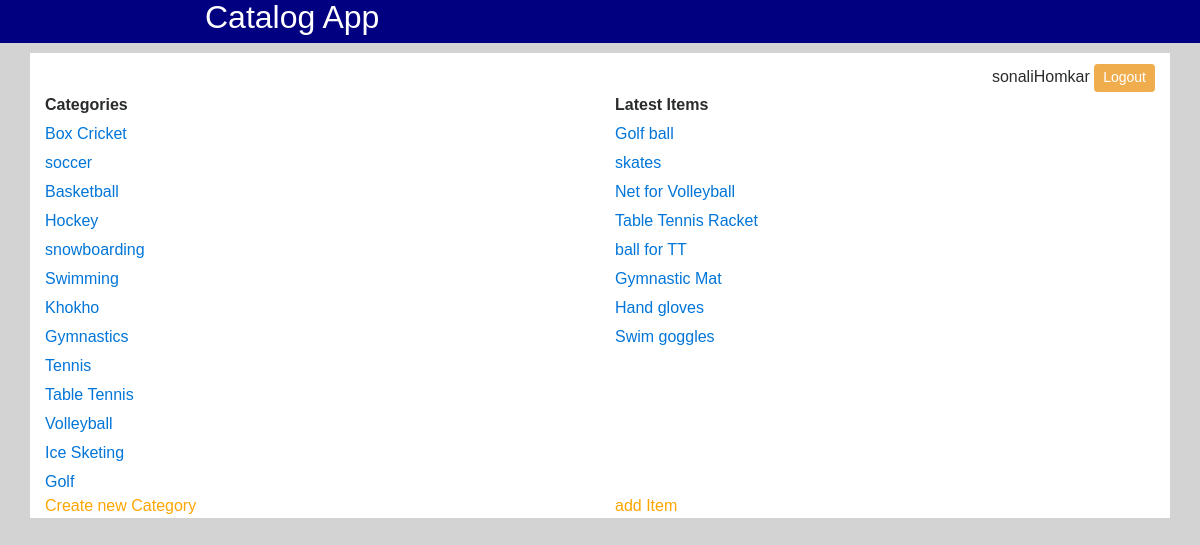
Page / (signed in) on the committed database.
### database_setup.py (models this page shows, shortened)
class Category(Base):
    __tablename__='category'
    id = Column(Integer,primary_key=True)
    catName = Column(String(80),nullable=False)
    userName = Column(String(80),ForeignKey('user.userName'))
    user = relationship(User)

class Item(Base):
    __tablename__ = 'sub_category'
    itemName = Column(String(80),nullable=False)
    id = Column(Integer,primary_key=True)
    description = Column(String(250))
    category_id = Column(Integer,ForeignKey('category.id'))
    category = relationship(Category)
    userName = Column(String(80),ForeignKey('user.userName'))
    user = relationship(User)

### ItemCatlog.py (the view)
@app.route('/')
def showCategory():
        if checkCookie():
            category = session.query(Category).all()
            items = session.query(Item).order_by(Item.id.desc()).limit(8).all()
            return render_template(
                    'category.html', category=category, items=items,
                    username=login_session['username'])
        else:
            return redirect(url_for('loginUser'))

### ItemCatlog.py (called while the page is built)
def checkCookie():
    if login_session.get('username'):
        return True

### templates/category.html (shortened to what this page needs)
{% extends "template.html" %}
{% block content %}
    <div class="container" style="background-color: white;margin-top: 10px;padding-top: 10px; ">
        <div class="row">
            <div class="col-md-12">
            </div>
        </div>
        <div class="row">
            <div class="col-md-12"  align="right">{{username}}
            <input type="button" class="btn btn-warning btn-sm" style=""  value="Logout"  onclick="window.location.href='{{ url_for( 'logout') }}';"  name="Logout">
        </div>
        </div>
        <div class="row" style="font-size: large;">
            <div class="col-md-6">
            </div>
            <div  class="col-md-6" >
            </div>
        </div>
        <div class="row vdivide">
            <div class="col-md-6 ">
                 <span><b>Categories</b></span>
                {% if not i %}
                {% for i in category %}
                <div style="padding-top: 5px;">
                <a href="#" onclick="getCategory({{i.id}})">{{ i.catName }}</a>
                </div>
                {% endfor %}
                {% else %}
                <div>No records to display Create new category</div>
                {% endif %}
            </div>
            <div id="subcategory" class="col-md-6" >
                <span><b>Latest Items</b></span>
                {% for i in items %}
                <div style="padding-top: 5px">
                    <a href='/ItemCatlog/{{i.id}}/displayItemDetail/'>{{i.itemName}}</a>
                </div>
                {% endfor %}
            </div>
        </div>
        <div class="row" >
            <div class="col-md-6">
                <a href='{{url_for('newCategory')}}' style="color:orange">Create new Category</a>
            </div>
            <div id="subcategory" class="col-md-6" >
                <a href="/ItemCatlog/addItem/" style="color:orange">add Item</a>
            </div>
        </div>
   </div>
   {% endblock %}

### templates/template.html (shortened to what this page needs)
<!DOCTYPE html>
<html>
    <head>
    <link rel="stylesheet" href="{{ url_for('static', filename='css/bootstrap.min.css')}}">
	<link rel="stylesheet" href="{{ url_for('static', filename='css/main.css')}}">
	<link rel="stylesheet" href="http://weloveiconfonts.com/api/?family=zocial"/>
    </head>
    <body style="background-color: lightgray;">
    	<div class="row" style="background-color: navy;">
            <div class="col-md-2 " ></div>
            <div class="col-md-7 text-left ">
                <h2 class="title-super text-thin " style="color:white;">Catalog App</h2>
            </div>
        </div>
    	{% block content %}
    	{% endblock %}
    </body>
</html>

### static/css/main.css (style rules this page uses)
﻿ html, body { font-family: Arial, sans-serif; height: 100%; }
.text-thin { font-weight: 300; }
input { font-size: 12px; }

### rows in the picture
Category: catName "Box Cricket"
Category: catName "soccer"
Category: catName "Basketball"
Category: catName "Hockey"
Category: catName "snowboarding"
Category: catName "Swimming"
Category: catName "Khokho"
Category: catName "Gymnastics"
Category: catName "Tennis"
Category: catName "Table Tennis"
Category: catName "Volleyball"
Category: catName "Ice Sketing"
Category: catName "Golf"
Item: itemName "Golf ball"
Item: itemName "skates"
Item: itemName "Net for Volleyball"
Item: itemName "Table Tennis Racket"
Item: itemName "ball for TT"
Item: itemName "Gymnastic Mat"
Item: itemName "Hand gloves"
Item: itemName "Swim goggles"

### other values in the picture
{{ username }} "sonaliHomkar"
